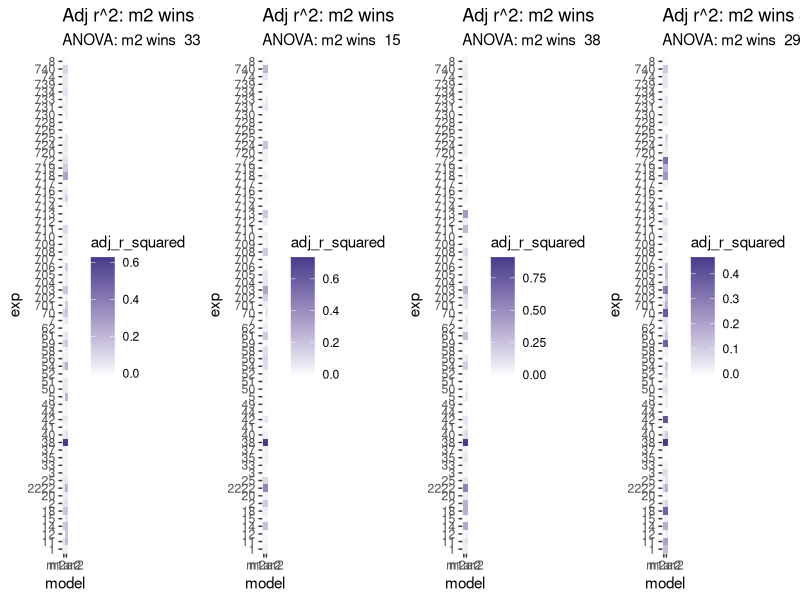
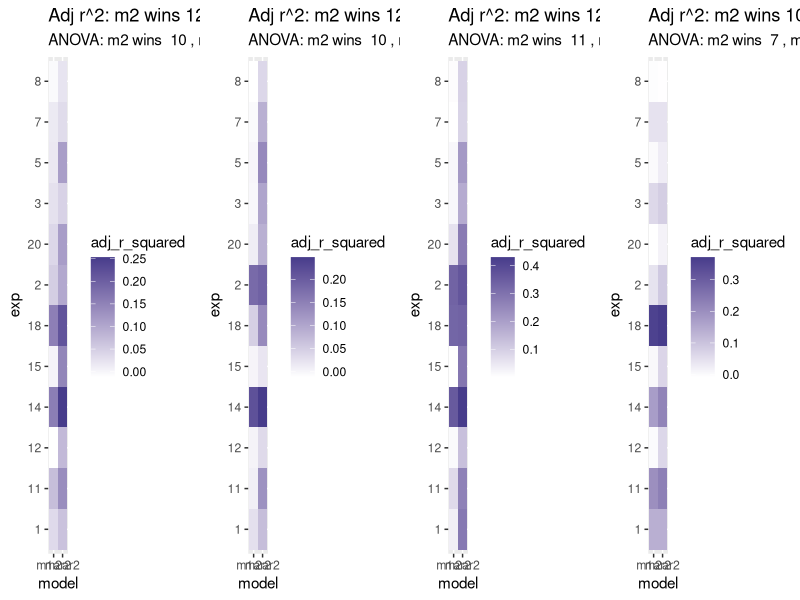
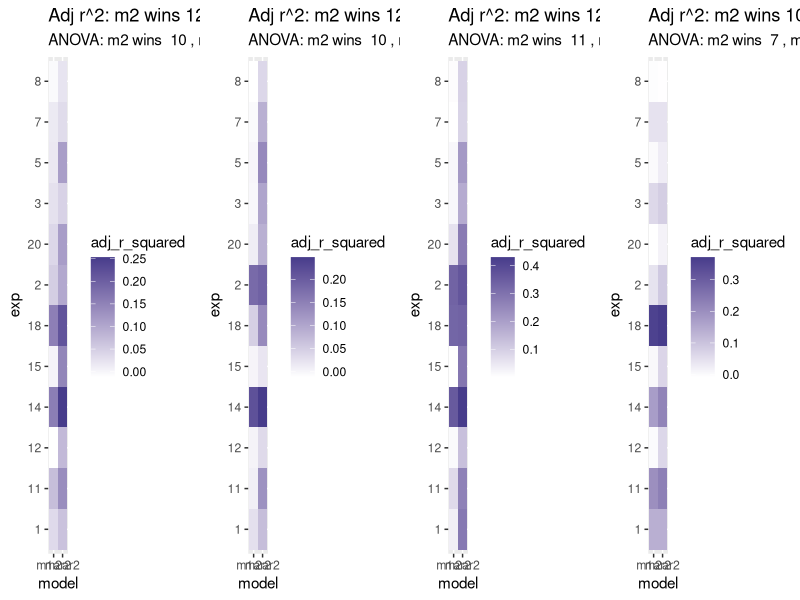
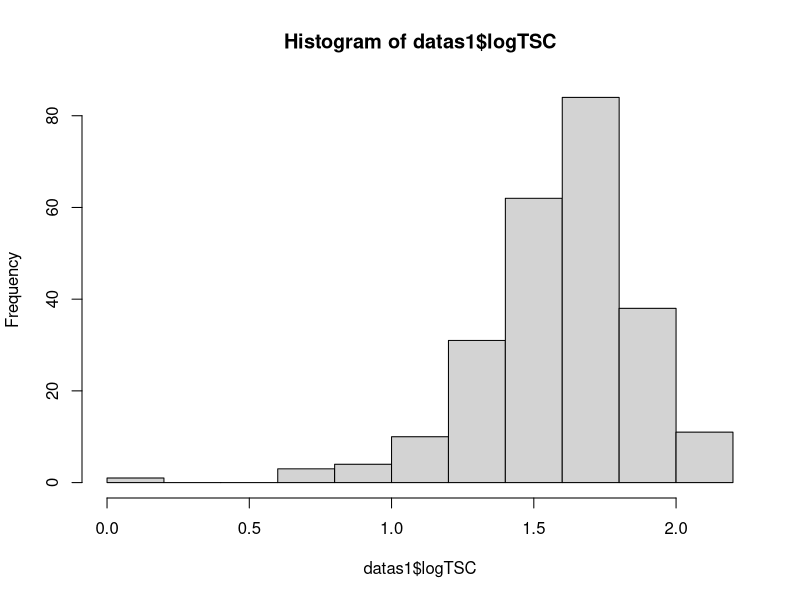
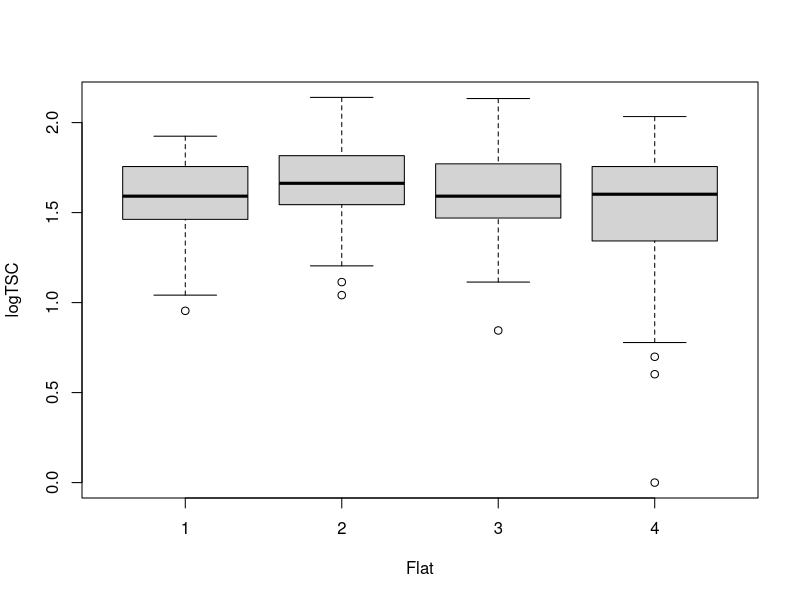
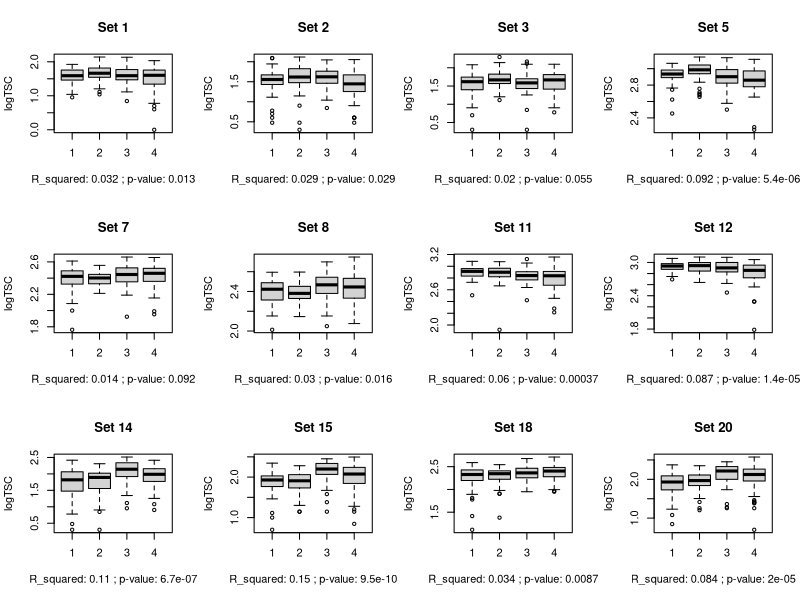
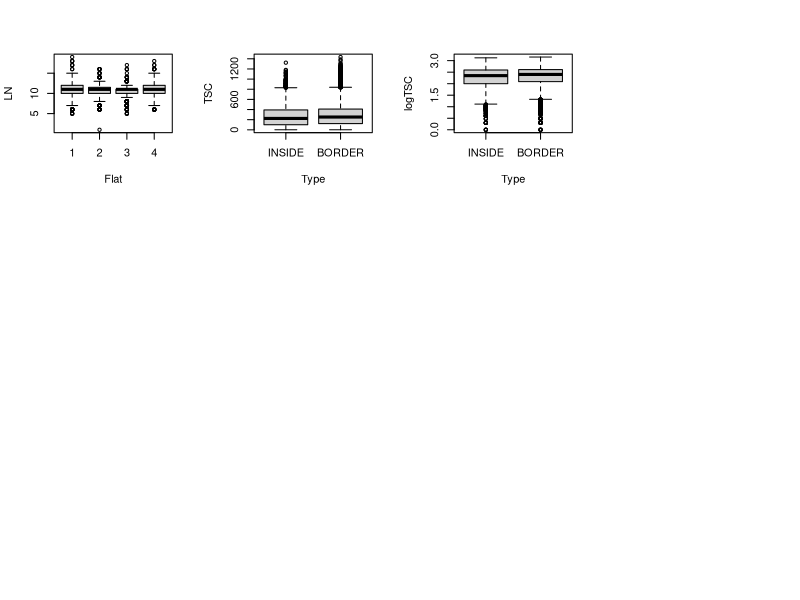
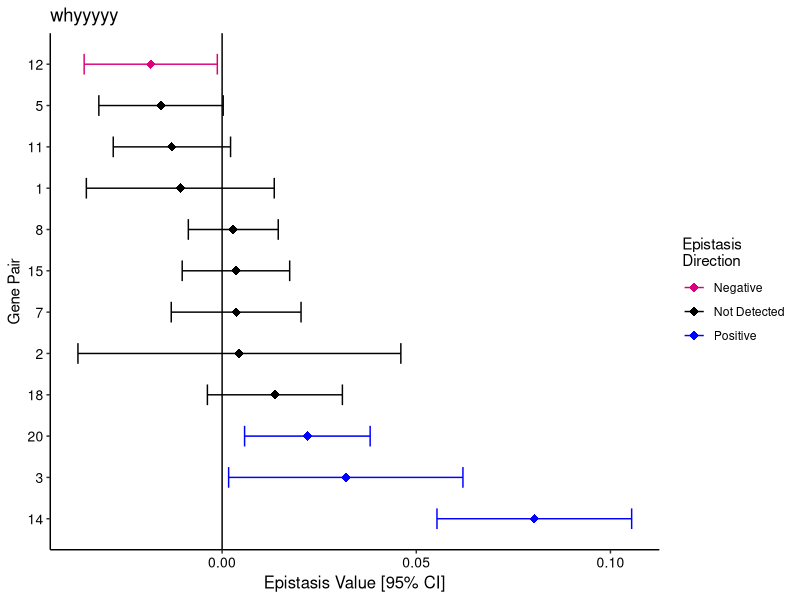

Here is the R script that generated these plots, in order: (Note: this script raises an error after producing the figures.)
# Script to get epistasis results from Arabidopsis fitness data
# on duplicated homologous genes. 
# By E Siler

## Load libraries and data ----
library(lme4)
library(ggplot2)
library(dplyr)
library(ggpubr)
library(tidyr)
library(gridExtra)

## Load data ----
data = read.delim("data/compiled_fitness_data_092922.txt", sep = "\t", header = T)
genenamekey = read.delim("data/genes_in_each_set.txt", sep = "\t", header = T)
gene_names_from_huan = read.delim("data/Arabidopsis_locus-namelist.txt", sep = "|", header=T)

## Format data for analysis ----
numeric_cols <- c('LN', 'WO', "SPF", 'TSC', 'SH')
factor_cols <- c('Set', 'Flat', 'Row', 'Type', 'Genotype', 'MA', 'MB', 'Subline')

data <- data %>% mutate_at(numeric_cols, as.numeric)
data <- data %>% mutate_at(factor_cols, as.factor)

data$MA <- as.integer(data$MA == 'MUT')
data$MB <- as.integer(data$MB == 'MUT')
data$DM <- as.integer(data$Genotype == 'DM')

#I want INSIDE to be the default type (vs BORDER)
levels(data$Type) <- c('INSIDE', 'BORDER')

# create log total seed count 
data$logTSC <- log10(data$TSC)
data <- subset(data, is.finite(data$logTSC)) #remove nans

#In Sets, change 2r to 2222 (it is a repeat of exp 2)
level_2r <- which(levels(data$Set) == '2r')
levels(data$Set)[level_2r] <- 2222

#the setlist is the list of plant sets I'm looking at. 
#Should review this -- supposedly contain duplicate genes. 
setlist <- as.character(sort(as.integer(levels(data$Set))))
sets_with_flats <- as.character(sort(as.integer(as.character(unique(data$Set[data$Flat == '2'])))))
sets_without_flats <- setlist[!(setlist %in% sets_with_flats)]

#Get and format common names for gene loci in Huan's list
gene_names_from_huan$gene1 <- gsub(",.*$", "", 
                                   gene_names_from_huan$CommonName)

for (i in 1:(nrow(gene_names_from_huan))){
  if (gene_names_from_huan$locus[i] != gene_names_from_huan$CommonName[i]) {
    gene_names_from_huan$gene1[i] <- tolower(gene_names_from_huan$gene1[i])
  }
}

head(gene_names_from_huan)

#YOU ARE HERE^ ----
genenamekey['gene.pair'] <- paste(genenamekey$MA, '.', genenamekey$MB, sep='')
data['Genes'] <- genenamekey$gene.pair[data$Set]

# Define Functions ----

### Models and model comparison -----
# List of formulas/models
f.tsc <- formula(logTSC ~ MA + MB + DM )
f.tsc.e <- formula(logTSC ~ MA + MB + DM + Type)
f.tsc.f <- formula(logTSC ~ MA + MB + DM + Flat)
f.tsc.ef <- formula(logTSC ~ MA + MB + DM + Type + Flat)
tsc_formulas <- c(f.tsc, f.tsc.e, f.tsc.f, f.tsc.ef)

f.ln <- formula(log10(LN) ~ MA + MB + DM)
f.ln.e <- formula(log10(LN) ~ MA + MB + DM + Type)
f.ln.f <- formula(log10(LN) ~ MA + MB + DM + Flat)
f.ln.ef <- formula(log10(LN) ~ MA + MB + DM + Type + Flat)

f.dtb <- formula(log10(DTB) ~ MA + MB + DM)
f.dtb.e <- formula(log10(DTB) ~ MA + MB + DM + Type)
f.dtb.f <- formula(log10(DTB) ~ MA + MB + DM + Flat)
f.dtb.ef <- formula(log10(DTB) ~ MA + MB + DM + Type + Flat)

f.spf <- formula(log10(SPF) ~ MA + MB + DM)
f.spf.e <- formula(log10(SPF) ~ MA + MB + DM + Type)
f.spf.f <- formula(log10(SPF) ~ MA + MB + DM + Flat)
f.spf.ef <- formula(log10(SPF) ~ MA + MB + DM + Type + Flat)

## Model Comparison and Selection----

#takes experiment number, dataframe, and two fomulas
#returns model 1 adjusted r-squared,
#model 2 adjusted r-squared, and
#anova p-value
mod_comp_fit <- function(exp, df, f1, f2){
  dfsubset <- subset(df, Set == exp)
  m1 <- lm(f1, dfsubset) 
  m2 <- lm(f2, dfsubset)
  sm1 <- summary(m1)
  sm2 <- summary(m2)
  a <- anova(m1,m2)
  m1ar2 <- sm1$adj.r.squared
  m2ar2 <- sm2$adj.r.squared
  apval <- a$`Pr(>F)`[2]
  results <- data.frame(exp, m1ar2, m2ar2, apval)
  #print(results)
  return(results)
}

#mod_comp_fit(11, data, f.tsc, f.tsc.e) #test data

#Input data, list of experiments, and formulas
#Output a dataframe of model comp stats
mod_comp_fit_loop <- function(explist, df, f1, f2){
  dfr = NULL
  for(i in explist){
    r <- mod_comp_fit(i,df=df,f1=f1,f2=f2)
    dfr=rbind(dfr, r)
  }
  return(dfr)
}

#make model comparison heatmaps----
make_r2_heatmap <- function(df, main='Title'){
  #number with significant pvals from anova
  edge_exps <- df$exp[(df$apval < .05)]
  no_edge_exps <- df$exp[(df$apval >= .05)]
  nume <- length(edge_exps)
  numnoe <- length(no_edge_exps)
  #number where adj r2 is higher for edge model
  nume2 <- sum(df$m2ar2 > df$m1ar2)
  numnoe2 <- sum(df$m2ar2 <= df$m1ar2)
  #SUMMARY DATA
  r <- paste('ANOVA: m2 wins ', nume, 
             ', m1 wins ', numnoe)
  r2 <- paste('Adj r^2: m2 wins', nume2,
              ', m1 wins ', numnoe2)
  #convert to long for heatmap I guess
  df_m <- df %>% pivot_longer(cols= c('m1ar2', 'm2ar2'),
                              names_to='model',
                              values_to='adj_r_squared')
  #CREATE PLOT
  ggplot(df_m, aes(model, exp, fill=adj_r_squared)) +
    geom_tile() +
    scale_fill_gradient(low="white", high="slateblue4") +
    labs(title = r2, subtitle = r)
}

####Edge vs. no edge----
#make dfs for model comps
df_comp_tsc_edge <- mod_comp_fit_loop(setlist, data, f.tsc, f.tsc.e)
df_comp_ln_edge <- mod_comp_fit_loop(setlist, data, f.ln, f.ln.e)
df_comp_dtb_edge <- mod_comp_fit_loop(setlist, data, f.dtb, f.dtb.e)
df_comp_spf_edge <- mod_comp_fit_loop(setlist, data, f.spf, f.spf.e)

#Generates model comp heat maps and results
#for edge effects with different y variables
p9 <- make_r2_heatmap(df_comp_tsc_edge)
p10 <- make_r2_heatmap(df_comp_ln_edge)
p11 <- make_r2_heatmap(df_comp_dtb_edge)
p12 <- make_r2_heatmap(df_comp_spf_edge)

grid.arrange(p9, p10, p11, p12, nrow=1)
#conclusion: inconclusive

####Flat vs. No Flat ----
df_comp_tsc_flat <- mod_comp_fit_loop(sets_with_flats, data, f.tsc, f.tsc.f)
df_comp_ln_flat <- mod_comp_fit_loop(sets_with_flats, data, f.ln, f.ln.f)
df_comp_dtb_flat <- mod_comp_fit_loop(sets_with_flats, data, f.dtb, f.dtb.f)
df_comp_spf_flat <- mod_comp_fit_loop(sets_with_flats, data, f.spf, f.spf.f)

p1 <- make_r2_heatmap(df_comp_tsc_flat)
p2 <- make_r2_heatmap(df_comp_ln_flat)
p3 <- make_r2_heatmap(df_comp_dtb_flat)
p4 <- make_r2_heatmap(df_comp_spf_flat)

grid.arrange(p1,p2,p3,p4,nrow=1)
#Conclusion: include flat

####Flat with and without edge effects----
df_comp_tsc_flat_e <- mod_comp_fit_loop(sets_with_flats, data, f.tsc.f, f.tsc.ef)
df_comp_ln_flat_e <- mod_comp_fit_loop(sets_with_flats, data, f.ln.f, f.ln.ef)
df_comp_dtb_flat_e <- mod_comp_fit_loop(sets_with_flats, data, f.dtb.f, f.dtb.ef)
df_comp_spf_flat_e <- mod_comp_fit_loop(sets_with_flats, data, f.spf.f, f.spf.ef)

p5 <- make_r2_heatmap(df_comp_tsc_flat)
p6 <- make_r2_heatmap(df_comp_ln_flat)
p7 <- make_r2_heatmap(df_comp_dtb_flat)
p8 <- make_r2_heatmap(df_comp_spf_flat)

grid.arrange(p5,p6,p7,p8,nrow=1)
#Conclusion: Always separate out flat experiments and include flat. 


#Run analysis with and without edge effects. 
## EDA ----

#subset set 1
datas1 <- subset(data, data$Set == 1)

#PLot data -- flat doesn't look that important
hist(datas1$logTSC)
plot(logTSC ~ Flat, data = datas1)

#No significant difference caused by flat show in this model
mod1 <- lm(logTSC ~ Flat, data=datas1)
summary(mod1)

#Compare model w and w/out flat
mod2 <- lm(logTSC ~ MA + MB + DM + Flat, data=datas1, na.action = na.exclude)
mod3 <- lmer(logTSC ~ MA + MB + DM + (1|Flat), data=datas1, na.action = na.exclude)

summary(mod2)
summary(mod3)

anova(mod1, mod2)

##Function to plot effects of flat
setswflats <- c(1, 2, 3, 5, 7, 8, 11, 12, 14, 15, 18, 20)

flatfunclogTSC <- function(x) {
  datan <- subset(data, data$Set == x)
  modn <- lm(logTSC ~ Flat, data=datan)
  modn <- summary(modn)
  r_squared <- modn$adj.r.squared
  P_val <- pf(modn$fstatistic[1],              # Applying pf() function
     modn$fstatistic[2],
     modn$fstatistic[3],
     lower.tail = FALSE)
  stats <- paste("R_squared:", signif(r_squared, digits=2),";", "p-value:", signif(P_val,digits=2))
  plot(logTSC ~ Flat, data = datan, main = paste("Set",x), xlab=stats)
}

#flatfunclogTSC(20)


par(mfrow = c(3, 4))
for (i in setswflats) {
  flatfunclogTSC(i)
}

data_from_flats <- subset(data, data$Set %in% setswflats)

plot(LN ~ Flat, data = data_from_flats)
m_allflats <- lm(LN ~ Flat, data = data_from_flats)
summary(m_allflats)
#add gene names
#Change sig_score to something else

#do this analysis for the mapk data
#(and make cool heat map for same)

plot(TSC ~ Type, data=data)
plot(logTSC ~ Type, data=data)

m_edgemiddle <- lm(TSC ~ Type, data=data)
summ <- summary(m_edgemiddle)
summ$adj.r.squared
p <- pf(summ$fstatistic[1],              # Applying pf() function
   summ$fstatistic[2],
   summ$fstatistic[3],
   lower.tail = FALSE)

#~~~~~~~~~~~~~~~~~~~~~~~~~~~~~~~~~~~~~~~~~~~~~~~~~~~~~~~~~~~~~~~~~~~~~~~~~~~~~~~~~

### Get epistasis results and crank out graphs ----

# should be a total of 8 figs as currently requested
#tsc, ln, dtb, and spf with and without edge effects. 
#But exps with flat effect will need to be modeled separately 

## Functions for this section: ----
#1. Get_epi_stats. Gets epistasis values for plant set. 
# Returns a vector of relevant values
get_epi_stats <- function(plantset, formula, df){
  dfsubset <- subset(df, Set == plantset)
  model <- lm(formula, data=dfsubset, na.action = na.exclude)
  #Extract stats
  e_est <- as.numeric(coef(model)['DM'])
  lowerCI <- confint(model)[4,1]
  upperCI <- confint(model)[4,2]
  rsquared <- summary(model)$adj.r.squared
  pval_e <- as.numeric(summary(model)$coefficients[,4]['DM'])
  #Return stats
  result <- c(plantset, e_est, lowerCI, upperCI, rsquared, pval_e)
  return(result)
}
tmp <- get_epi_stats(2222, f.tsc.e, data) #Works :)

#2. Gets all epistasis values for trait. 
# Returns a dataframe w epistasis values that you can then plot with plot_epi_forest
get_epistasis_for_formula <- function(plantsets, formula, df=data) {
  
  resultlist <- list()
  
  for (i in plantsets){
    v <- get_epi_stats(i, formula=formula, df=df)
    resultlist[[i]] <- as.numeric(v)
  }
  df_result <- as.data.frame(t(as.data.frame(resultlist, 
                                             row.names = c('Set', 'e_est',
                                                           'lowerCI', 'upperCI', 
                                                           'rsquared', 'pval_e'),
                                             byrow=FALSE)))
  df_results <- arrange(df_result, e_est)
  df_results$row <- c(1:1:dim(df_results)[1])
  df_results <- df_results %>% mutate(Epistasis_Direction = case_when(lowerCI < 0 & upperCI < 0  ~ 'Negative',
                                                                      lowerCI > 0 & upperCI > 0 ~ 'Positive',
                                                                      lowerCI <=  0 & upperCI >= 0 ~ 'Not Detected'))
}
#test
test_results <- get_epistasis_for_formula(as.character(sets_with_flats), f.dtb.f)

# plot_epi_forest: This function makes a rad epistasis forest plot for all the genes. Woohoo!
# Returns a ggplot plot
plot_epi_forest <- function(epi_data, main="Title") {
  plot <- ggplot(epi_data, aes(y = row, x = e_est, color=Epistasis_Direction, ymin=1, ymax=dim(epi_data)[1])) +
    geom_point(shape = 18, size = 3) +  
    geom_errorbarh(aes(xmin = lowerCI, xmax = upperCI), height = 0.5) +
    geom_vline(xintercept = 0, color = "black", cex = .5) +
    scale_y_continuous(name = "Gene Pair", 
                       breaks=1:dim(epi_data)[1], 
                       labels = epi_data$Set, 
                       trans = "reverse", 
                       expand = c(0,0.5)) +
    ggtitle(main) +
    xlab("Epistasis Value [95% CI]") +
    scale_color_manual('Epistasis\nDirection',values = c("#D9027D", 'black', 'blue')) +
    theme_bw() +
    theme(panel.border = element_blank(),
          panel.background = element_blank(),
          panel.grid.major = element_blank(), 
          panel.grid.minor = element_blank(), 
          axis.line = element_line(colour = "black"),
          axis.text.y.left = element_text(size = 10, colour = "black"),
          axis.text.y = element_text(size = 12, colour = "black"),
          axis.text.x.bottom = element_text(size = 10, colour = "black"),
          axis.title.x = element_text(size = 12, colour = "black"))
  plot
}

plot_epi_forest(test_results, main="whyyyyy")


#### Results! ----

#Results Plotting Function DELUX EDITION!!!
forest_plot_delux <- function(f1_flats, f2_notflats, main="Title"){
  df_f <- get_epistasis_for_formula(sets_with_flats, f1_flats)
  df_wof <- get_epistasis_for_formula(sets_without_flats, f2_notflats)
  df2 <- rbind(df_f, df_wof)
  df2 <- arrange(df2, e_est)
  df2['row'] <- (1:(dim(df2)[1]))
  fplot <- plot_epi_forest(df2, main = main)           
  return(fplot)
}

#TSC results not edgy
efp_tsc <- forest_plot_delux(f.tsc.f, f.tsc, "Epistasis | Total Seed Count | No Edge Effects")

#TSC results edgy
efp_tsc_e <- forest_plot_delux(f.tsc.ef, f.tsc.e, "Epistasis | Total Seed Count | With Edge Effects")

#DTB results not edgy
efp_dtb <- forest_plot_delux(f.dtb.f, f.dtb, "Epistasis | Days To Bolt | No Edge Effects")

#DTB results edgy
efp_dtb_e <- forest_plot_delux(f.dtb.ef, f.dtb.e, "Epistasis | Days To Bolt | With Edge Effects")

#LN results not edgy
efp_ln <- forest_plot_delux(f.ln.f, f.ln, "Epistasis | Leaf Number | No Edge Effects")

#LN results edgy
efp_ln_e <- forest_plot_delux(f.ln.ef, f.ln.e, "Epistasis | Leaf Number | With Edge Effects")

#SPF results not edgy
efp_spf <- forest_plot_delux(f.spf.f, f.spf, "Epistasis | Seeds Per Fruit | No Edge Effects")

#SPF results edgy
efp_spf_e <- forest_plot_delux(f.spf.ef, f.spf.e, "Epistasis | Seeds Per Fruit | With Edge Effects")

## Multiplots THE BIG PIG!~~~~

ggarrange(efp_tsc, efp_tsc_e, nrow=1, legend='right',common.legend = TRUE)
ggarrange(efp_dtb, efp_dtb_e, nrow=1, legend='right',common.legend = TRUE)
ggarrange(efp_ln, efp_ln_e, nrow=1, legend='right',common.legend = TRUE)
ggarrange(efp_spf, efp_spf_e, nrow=1, legend='right',common.legend = TRUE)

##Comp plot for different Ys ----

ggarrange(efp_tsc_e, efp_dtb_e, efp_ln_e, efp_spf_e,nrow=1,legend='right',common.legend=T)
#Goal: Multiplot w common Y axis showing all 4 epi estimates.

#Step 1: Get Y scale from efp_tcs_e
#hack to extract y axis order
forest_plot_delux_axishack <- function(f1_flats, f2_notflats, main="Title"){
  df_f <- get_epistasis_for_formula(sets_with_flats, f1_flats)
  df_wof <- get_epistasis_for_formula(sets_without_flats, f2_notflats)
  df2 <- rbind(df_f, df_wof)
  df2 <- arrange(df2, e_est)
  df2['row'] <- (1:(dim(df2)[1]))
  return(df2$Set)
}
common_y_axis <- (forest_plot_delux_axishack(f.tsc.ef, f.tsc.e, "Epistasis | Total Seed Count | With Edge Effects"))

common_y_axisf <- as.factor(common_y_axis)
#only changes lables, doesn't change y order
#Does not work


efp_dtb_eo <- efp_dtb_e + scale_y_continuous(name="help!",
                                             breaks=1:length(common_y_axis),
                                             limits = common_y_axisf,
                                             labels = common_y_axis,
                                             )

ggarrange(efp_dtb_e, efp_dtb_eo, efp_tsc_e, nrow=1)

scale_y_continuous(name = "Gene Pair", 
                   breaks=1:dim(epi_data)[1], 
                   labels = epi_data$Set, 
                   trans = "reverse", 
                   expand = c(0,0.5)) 
  
  
  
  
  
#Fig 2: Multiplot of Fitness Values by Genotype ----

facetplotprelim <- function(Fitness_Value){
  p <- ggplot(data, aes(x=Genotype, y=Fitness_Value)) + 
    geom_bar(position = "dodge",
              stat = "summary",
              fun = "mean") +
    facet_wrap(~Set) +
    scale_x_discrete(limits = c("WT", "MA", "MB", "DM")) +
    theme_bw()
  
  return(p)
  }

facetplotprelim(data$TSC)
facetplotprelim(data$logTSC)  
facetplotprelim(data$DTB)
facetplotprelim(data$LN)
facetplotprelim(data$SPF)
  
